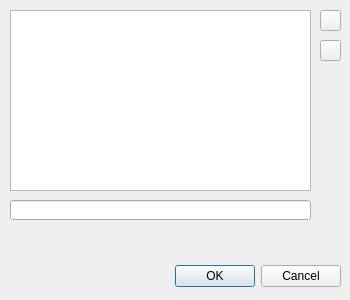
<?xml version="1.0" encoding="UTF-8"?>
<ui version="4.0">
 <class>EditEnumerationDialog</class>
 <widget class="QDialog" name="EditEnumerationDialog">
  <property name="geometry">
   <rect>
    <x>0</x>
    <y>0</y>
    <width>350</width>
    <height>300</height>
   </rect>
  </property>
  <property name="sizePolicy">
   <sizepolicy hsizetype="Fixed" vsizetype="Fixed">
    <horstretch>0</horstretch>
    <verstretch>0</verstretch>
   </sizepolicy>
  </property>
  <property name="windowTitle">
   <string>Dialog</string>
  </property>
  <widget class="QWidget" name="layoutWidget">
   <property name="geometry">
    <rect>
     <x>10</x>
     <y>260</y>
     <width>331</width>
     <height>33</height>
    </rect>
   </property>
   <layout class="QHBoxLayout">
    <property name="spacing">
     <number>6</number>
    </property>
    <property name="margin">
     <number>0</number>
    </property>
    <item>
     <spacer>
      <property name="orientation">
       <enum>Qt::Horizontal</enum>
      </property>
      <property name="sizeHint" stdset="0">
       <size>
        <width>131</width>
        <height>31</height>
       </size>
      </property>
     </spacer>
    </item>
    <item>
     <widget class="QPushButton" name="okButton">
      <property name="text">
       <string>OK</string>
      </property>
     </widget>
    </item>
    <item>
     <widget class="QPushButton" name="cancelButton">
      <property name="text">
       <string>Cancel</string>
      </property>
     </widget>
    </item>
   </layout>
  </widget>
  <widget class="QPushButton" name="addItemButton">
   <property name="geometry">
    <rect>
     <x>320</x>
     <y>10</y>
     <width>21</width>
     <height>21</height>
    </rect>
   </property>
   <property name="toolTip">
    <string>Add new enumeration item</string>
   </property>
   <property name="text">
    <string/>
   </property>
   <property name="icon">
    <iconset resource="TinyEmberPlus.qrc">
     <normaloff>:/image/resources/plus.png</normaloff>:/image/resources/plus.png</iconset>
   </property>
  </widget>
  <widget class="QListWidget" name="itemList">
   <property name="geometry">
    <rect>
     <x>10</x>
     <y>10</y>
     <width>301</width>
     <height>181</height>
    </rect>
   </property>
  </widget>
  <widget class="QLineEdit" name="currentItem">
   <property name="geometry">
    <rect>
     <x>10</x>
     <y>200</y>
     <width>301</width>
     <height>20</height>
    </rect>
   </property>
  </widget>
  <widget class="QPushButton" name="removeItemButton">
   <property name="geometry">
    <rect>
     <x>320</x>
     <y>40</y>
     <width>21</width>
     <height>21</height>
    </rect>
   </property>
   <property name="toolTip">
    <string>Remove selected item</string>
   </property>
   <property name="text">
    <string/>
   </property>
   <property name="icon">
    <iconset resource="TinyEmberPlus.qrc">
     <normaloff>:/image/resources/minus.png</normaloff>:/image/resources/minus.png</iconset>
   </property>
  </widget>
 </widget>
 <resources>
  <include location="TinyEmberPlus.qrc"/>
 </resources>
 <connections>
  <connection>
   <sender>okButton</sender>
   <signal>clicked()</signal>
   <receiver>EditEnumerationDialog</receiver>
   <slot>accept()</slot>
   <hints>
    <hint type="sourcelabel">
     <x>278</x>
     <y>253</y>
    </hint>
    <hint type="destinationlabel">
     <x>96</x>
     <y>254</y>
    </hint>
   </hints>
  </connection>
  <connection>
   <sender>cancelButton</sender>
   <signal>clicked()</signal>
   <receiver>EditEnumerationDialog</receiver>
   <slot>reject()</slot>
   <hints>
    <hint type="sourcelabel">
     <x>369</x>
     <y>253</y>
    </hint>
    <hint type="destinationlabel">
     <x>179</x>
     <y>282</y>
    </hint>
   </hints>
  </connection>
  <connection>
   <sender>addItemButton</sender>
   <signal>clicked()</signal>
   <receiver>EditEnumerationDialog</receiver>
   <slot>insertItem()</slot>
   <hints>
    <hint type="sourcelabel">
     <x>330</x>
     <y>20</y>
    </hint>
    <hint type="destinationlabel">
     <x>174</x>
     <y>149</y>
    </hint>
   </hints>
  </connection>
  <connection>
   <sender>removeItemButton</sender>
   <signal>clicked()</signal>
   <receiver>EditEnumerationDialog</receiver>
   <slot>removeItem()</slot>
   <hints>
    <hint type="sourcelabel">
     <x>330</x>
     <y>50</y>
    </hint>
    <hint type="destinationlabel">
     <x>174</x>
     <y>149</y>
    </hint>
   </hints>
  </connection>
  <connection>
   <sender>currentItem</sender>
   <signal>editingFinished()</signal>
   <receiver>EditEnumerationDialog</receiver>
   <slot>updateCurrentItem()</slot>
   <hints>
    <hint type="sourcelabel">
     <x>160</x>
     <y>209</y>
    </hint>
    <hint type="destinationlabel">
     <x>174</x>
     <y>149</y>
    </hint>
   </hints>
  </connection>
  <connection>
   <sender>itemList</sender>
   <signal>itemSelectionChanged()</signal>
   <receiver>EditEnumerationDialog</receiver>
   <slot>updateSelection()</slot>
   <hints>
    <hint type="sourcelabel">
     <x>160</x>
     <y>100</y>
    </hint>
    <hint type="destinationlabel">
     <x>174</x>
     <y>149</y>
    </hint>
   </hints>
  </connection>
 </connections>
 <slots>
  <slot>insertItem()</slot>
  <slot>removeItem()</slot>
  <slot>updateCurrentItem()</slot>
  <slot>updateSelection()</slot>
 </slots>
</ui>
